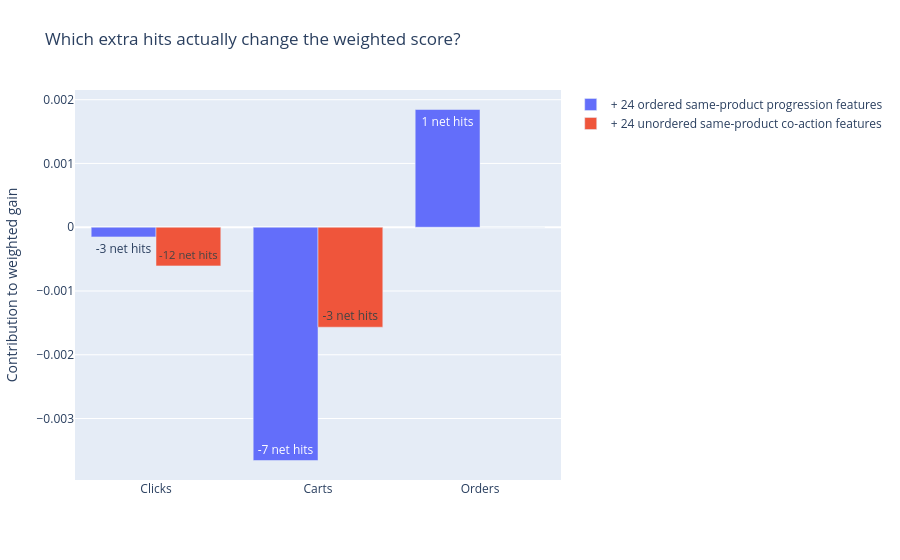

This figure's notebook cell:
### Markdown cell above
## 5 · Exact hits explaining gains

### Code cell
path = ROOT/'outputs/plots/05.json'
if hashlib.sha256(path.read_bytes()).hexdigest() != receipt['plot_hashes'][path.name]:
    raise ValueError('Saved chart checksum changed')
fig = pio.from_json(path.read_text())
display({'application/vnd.plotly.v1+json':json.loads(pio.to_json(fig))}, raw=True)

### Figure 1 — Plotly figure (JSON) as saved in the notebook; plotly's stock layout.template omitted (floating-point values rounded to 4 significant figures)
{"data": [{"name": "+ 24 ordered same-product progression features", "text": ["-3 net hits", "-7 net hits", "1 net hits"], "type": "bar", "x": ["Clicks", "Carts", "Orders"], "y": [-0.0001516, -0.003659, 0.001846]}, {"name": "+ 24 unordered same-product co-action features", "text": ["-12 net hits", "-3 net hits", "0 net hits"], "type": "bar", "x": ["Clicks", "Carts", "Orders"], "y": [-0.0006064, -0.001568, 0]}], "layout": {"barmode": "group", "margin": {"b": 80, "l": 65, "r": 35, "t": 90}, "title": {"text": "Which extra hits actually change the weighted score?"}, "xaxis": {"automargin": true}, "yaxis": {"automargin": true, "title": {"text": "Contribution to weighted gain"}}}}
